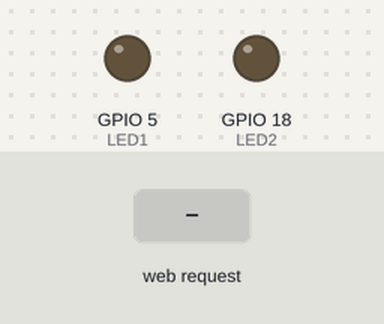
A sketch run on a simulated ESP32. Shown: output pins drawn as LEDs (lit = HIGH). Inputs (shaded band) come from the test bench. WiFi joins after 1.5 s; servers stay silent unless stated; what the sketch prints to the serial monitor is not drawn.

Above: at 2.7 s.
2.8 s: HTTP request GET /api/toggle/led1 received
At 3.2 s:
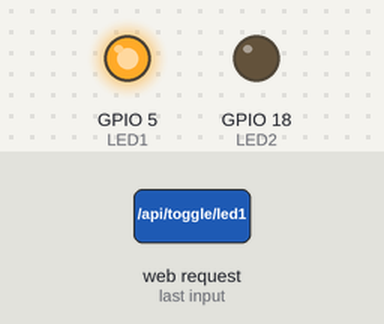
4.3 s: HTTP request GET /api/toggle/led2 received
At 5.5 s:
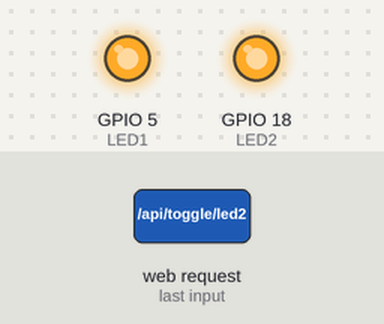
5.8 s: HTTP request GET /api/toggle/led1 received
At 6.7 s:
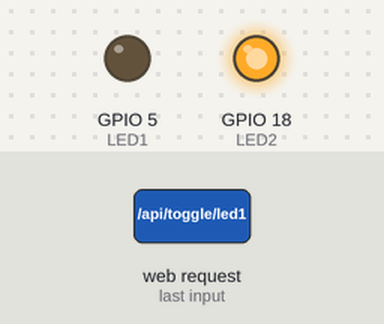
Timing chart, 0 to 8.8 s (numbered marks = the images above; inputs shaded):
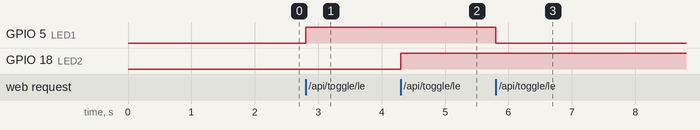

Measured:
- after the input at 2.8 s, GPIO 5 (LED1): LOW → HIGH at once
- after the input at 4.3 s, GPIO 18 (LED2): LOW → HIGH at once
- after the input at 5.8 s, GPIO 5 (LED1): HIGH → LOW at once

The sketch:

esp32-sketch.ino
```cpp
#include <WiFi.h>
#include <WebServer.h>

const char* ssid = "YOUR_SSID";
const char* password = "YOUR_PASSWORD";

WebServer server(80);

// GPIO pins
const int LED1 = 5;
const int LED2 = 18;

void setup() {
  Serial.begin(115200);

  pinMode(LED1, OUTPUT);
  pinMode(LED2, OUTPUT);

  WiFi.begin(ssid, password);

  while (WiFi.status() != WL_CONNECTED) {
    delay(500);
    Serial.print(".");
  }

  Serial.println("\nWiFi connected");
  Serial.println(WiFi.localIP());

  // Routes
  server.on("/", handleRoot);
  server.on("/api/data", handleData);
  server.on("/api/status", handleStatus);
  server.on("/api/toggle/led1", handleToggleLED1);
  server.on("/api/toggle/led2", handleToggleLED2);

  server.begin();
}

void loop() {
  server.handleClient();
}

void handleRoot() {
  // Serve index.html
  server.send(200, "text/html", "ESP32 WISE² Dashboard");
}

void handleData() {
  String json = "{\"temp\":\"25.5\",\"humidity\":\"60\",\"pressure\":\"1013.25\"}";
  server.send(200, "application/json", json);
}

void handleStatus() {
  bool led1 = digitalRead(LED1);
  bool led2 = digitalRead(LED2);
  String json = "{\"led1\":" + String(led1 ? "true" : "false") +
                ",\"led2\":" + String(led2 ? "true" : "false") + "}";
  server.send(200, "application/json", json);
}

void handleToggleLED1() {
  digitalWrite(LED1, !digitalRead(LED1));
  server.send(200, "application/json", "{\"status\":\"ok\"}");
}

void handleToggleLED2() {
  digitalWrite(LED2, !digitalRead(LED2));
  server.send(200, "application/json", "{\"status\":\"ok\"}");
}
```
